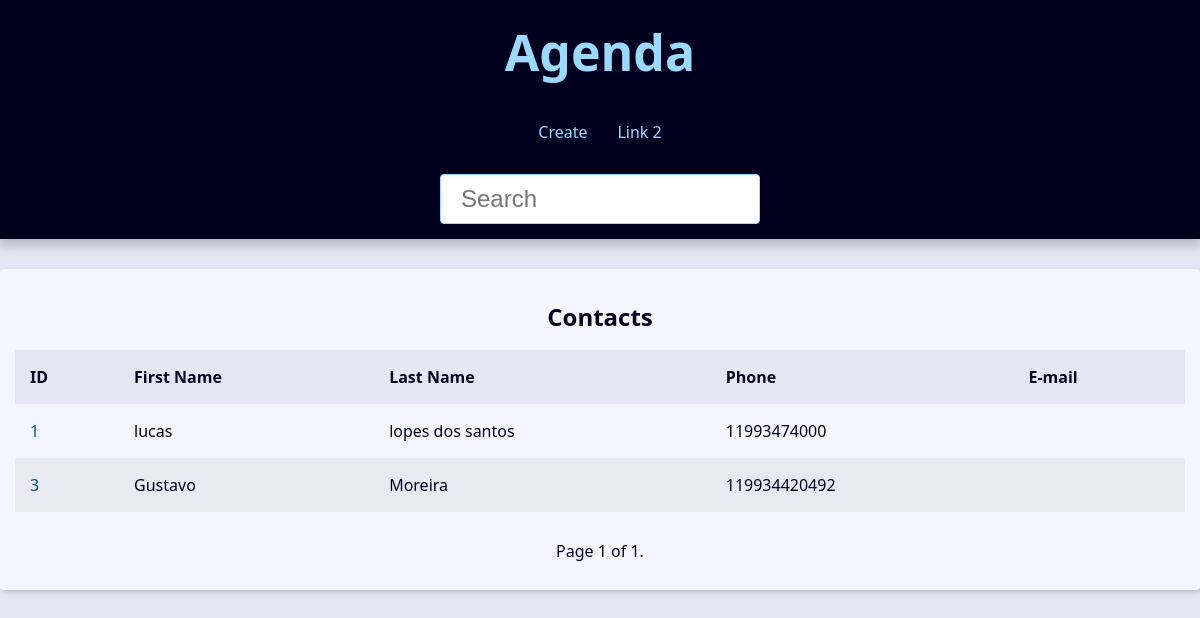
/?page=2&q=, run on an earlier commit of the app's database.
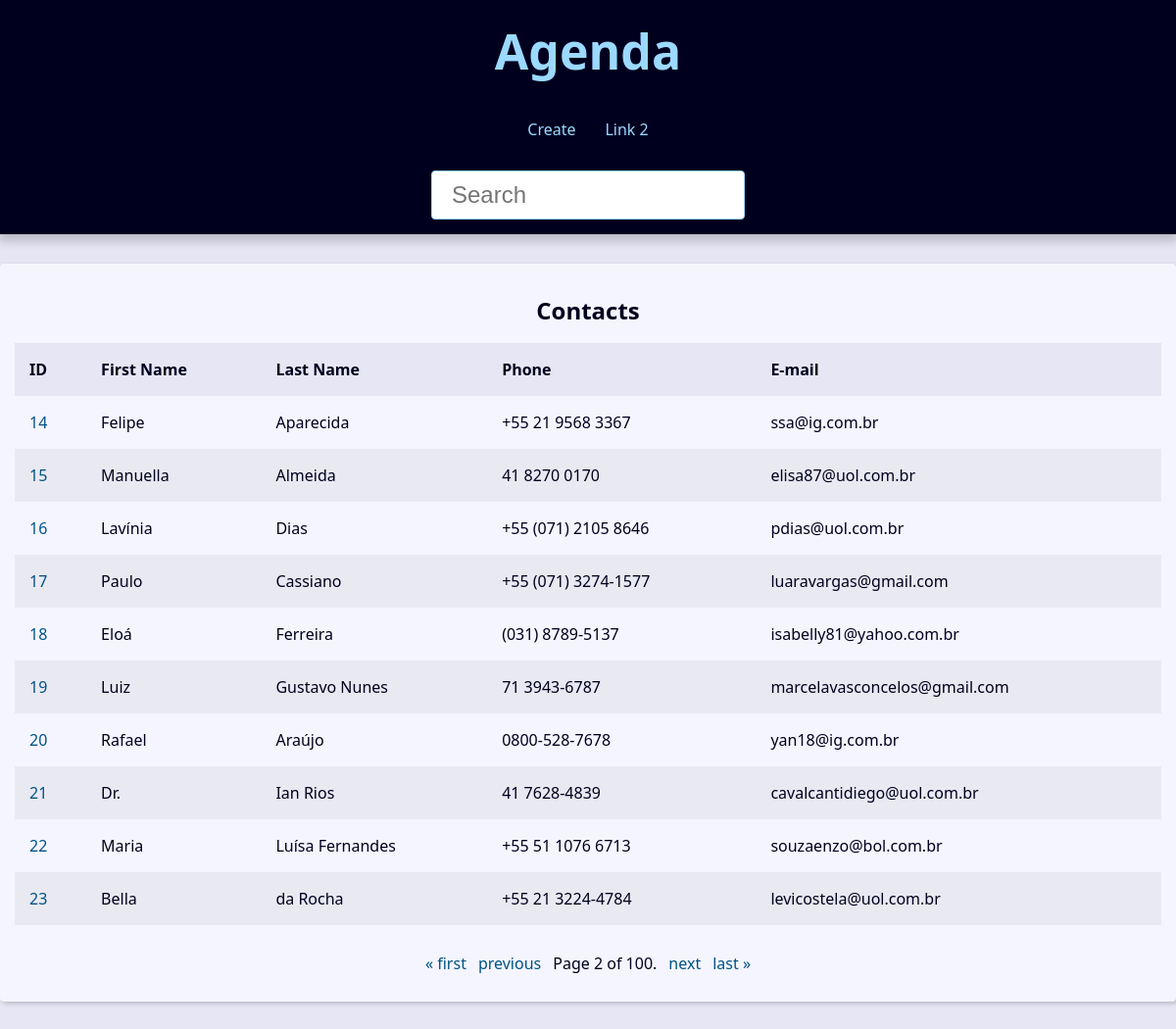
And on a later commit of the database.
### contact/models.py (models this page shows, shortened)
class Contact(models.Model):
    first_name = models.CharField(max_length=50)
    last_name = models.CharField(max_length=50)
    phone = models.CharField(max_length=50)
    email = models.EmailField(max_length=254, blank=True)
    created_date = models.DateTimeField(default=timezone.now)
    description = models.TextField(blank=True)
    show = models.BooleanField(default=True)
    picture = models.ImageField(blank=True, upload_to='picture/%Y/%m/')
    category = models.ForeignKey(Category, on_delete=models.SET_NULL, blank=True, null=True)
    owner =  models.ForeignKey(User, on_delete=models.SET_NULL, blank=True, null=True)

### contact/views/contact_views.py (the view)
# urls.py: path('', views.index, name='index'),# type:ignore
def index(request):
    contacts = Contact.objects.all().filter(show=True).order_by('id')
    paginator = Paginator(contacts, 10)
    page_number = request.GET.get("page")
    page_obj = paginator.get_page(page_number)
    context = {
        'page_obj': page_obj,
        'site_title':'Contatos - '
    }
    return render(request,'contact/index.html', context )

### contact/templates/contact/index.html
{% extends "global/base.html" %}
{% block content %}
{% if page_obj %}
<div class="responsive-table">
    <table class="contacts-table">
    <caption class="table-caption">
        Contacts
    </caption>
    <thead>
        <tr class="table-row table-row-header">
            <th class="table-header">ID</th>
            <th class="table-header">First Name</th>
            <th class="table-header">Last Name</th>
            <th class="table-header">Phone</th>
            <th class="table-header">E-mail</th>
        </tr>
    </thead>
    <tbody>
        {% for contact in page_obj%}
        <tr class="table-row">
            <td class="table-cel">
                <a class="table-link" href="{% url "contact:contact" contact.id %}">
                    {{contact.id}}
                </a>
            </td>
            <td class="table-cel">
                {{contact.first_name}}
            </td>
            <td class="table-cel">
                {{contact.last_name}}
            </td>
            <td class="table-cel">
                {{contact.phone}}
            </td>
            <td class="table-cel">
                {{contact.email}}
            </td>
        </tr>
        {% endfor %}
    </tbody>
</table>
</div>
{% else %}
<div class="single-contact">
    <h1 class="single-contact-name">
        Nenhum contato encontrado.
    </h1>
</div>
{% endif %}
{% endblock content %}

What changed in the data, as far as the page shows it:
removed Contact: id "1", first_name "lucas", last_name "lopes dos santos", phone "11993474000"
removed Contact: id "3", first_name "Gustavo", last_name "Moreira", phone "119934420492"
added Contact: id "14", first_name "Felipe", last_name "Aparecida", phone "+55 21 9568 3367", email "ssa@ig.com.br"
added Contact: id "15", first_name "Manuella", last_name "Almeida", phone "41 8270 0170", email "elisa87@uol.com.br"
added Contact: id "16", first_name "Lavínia", last_name "Dias", phone "+55 (071) 2105 8646", email "pdias@uol.com.br"
added Contact: id "17", first_name "Paulo", last_name "Cassiano", phone "+55 (071) 3274-1577", email "luaravargas@gmail.com"
added Contact: id "18", first_name "Eloá", last_name "Ferreira", phone "(031) 8789-5137", email "isabelly81@yahoo.com.br"
added Contact: id "19", first_name "Luiz", last_name "Gustavo Nunes", phone "71 3943-6787", email "marcelavasconcelos@gmail.com"
added Contact: id "20", first_name "Rafael", last_name "Araújo", phone "0800-528-7678", email "yan18@ig.com.br"
added Contact: id "21", first_name "Dr.", last_name "Ian Rios", phone "41 7628-4839", email "cavalcantidiego@uol.com.br"
added Contact: id "22", first_name "Maria", last_name "Luísa Fernandes", phone "+55 51 1076 6713", email "souzaenzo@bol.com.br"
added Contact: id "23", first_name "Bella", last_name "da Rocha", phone "+55 21 3224-4784", email "levicostela@uol.com.br"
Also different on the page:
{{ page_obj.number }}: "1" → "2"
{{ page_obj.paginator.num_pages }}: "1" → "100"
text now shown: "« first previous next last »"
